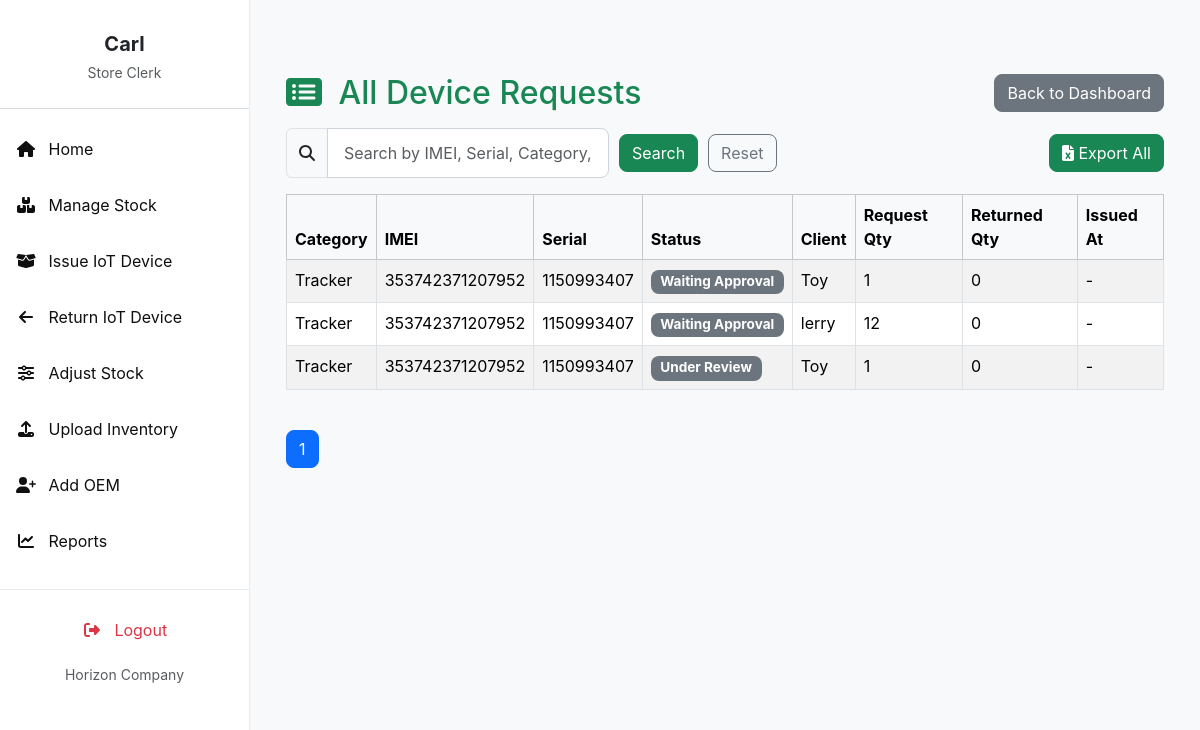
The app's page /reports/total-requests/ (signed in) with its own data.
### invent/models.py (models this page shows, shortened)
class DeviceRequest(models.Model):
    device = models.ForeignKey("Device", on_delete=models.CASCADE, related_name="requests")
    requestor = models.ForeignKey(User, on_delete=models.CASCADE, related_name="device_requests")
    client = models.ForeignKey("Client", on_delete=models.CASCADE,
                               related_name="client_requests", null=True, blank=True)
    branch = models.ForeignKey(Branch, on_delete=models.SET_NULL, null=True, blank=True, related_name="requests")
    country = models.ForeignKey(Country, on_delete=models.SET_NULL, null=True, blank=True)
    imei_no = models.CharField(max_length=50, null=True, blank=True)
    quantity = models.PositiveIntegerField(default=1)
    reason = models.TextField(blank=True, null=True)
    application_date = models.DateField(default=timezone.now)
    payment_proof = models.FileField(upload_to="payment_proofs/", null=True, blank=True)
    STATUS_CHOICES = [
        ('Pending', 'Pending'),
        ('Approved', 'Approved'),
        ('Waiting Approval', 'Waiting Admin Approval'),
        ('Issued', 'Issued'),
        ('Rejected', 'Rejected'),
        ('Cancelled', 'Cancelled'),
        ('Partially Returned', 'Partially Returned'),
        ('Fully Returned', 'Fully Returned'),
    ]
    status = models.CharField(max_length=20, choices=STATUS_CHOICES, default='Pending')
    date_requested = models.DateTimeField(auto_now_add=True)
    date_issued = models.DateTimeField(null=True, blank=True)
    returned_quantity = models.PositiveIntegerField(default=0)
    _original_status = None
    def __init__(self, *args, **kwargs):
        super().__init__(*args, **kwargs)
        self._original_status = self.status

class Device(models.Model):
    STATUS_CHOICES = (
        ('available', 'Available'),
        ('issued', 'Issued'),
        ('returned', 'Returned'),
        ('faulty', 'Faulty'),
    )
    name = models.CharField(max_length=255)
    oem = models.ForeignKey(
        OEM,
        on_delete=models.SET_NULL,
        null=True,
        blank=False,
        related_name='devices'
    )
    product_id = models.CharField(max_length=30, blank=True)
    total_quantity = models.PositiveIntegerField(default=1)
    quantity_issued = models.PositiveIntegerField(default=0)
    imei_no = models.CharField(
        max_length=50, unique=True, null=True, blank=True)
    serial_no = models.CharField(
        max_length=50, unique=True, null=True, blank=True)
    mac_address = models.CharField(
        max_length=50, unique=True, null=True, blank=True)
    category = models.CharField(
        max_length=100, blank=True, help_text="e.g. Laptop or Router")
    manufacturer = models.CharField(max_length=100, blank=True)
    description = models.TextField(blank=True)
    branch = models.ForeignKey(
        Branch, on_delete=models.SET_NULL, null=True, blank=True)
    country = models.ForeignKey(
        Country, on_delete=models.SET_NULL, null=True, blank=True)
    status = models.CharField(
        max_length=20, choices=STATUS_CHOICES, default='available')
    class Meta:
        permissions = [
            ("can_issue_item", "Can issue device to client"),
            ("can_return_item", "Can record device returns"),
        ]

class Client(models.Model):
    name = models.CharField(max_length=255)
    phone_no = models.CharField(max_length=50)
    email = models.EmailField()
    address = models.CharField(max_length=255)

### invent/views.py (the view, shortened to what this page needs)
# urls.py: path('reports/total-requests/', views.total_requests, name='total_requests'),
@login_required
def total_requests(request):
    query = request.GET.get('q', '')
    status_filter = request.GET.get('status', '')
    user = request.user
    if user.is_superuser:
        queryset = DeviceRequest.objects.select_related(
            "device", "client", "requestor").order_by('-date_requested')
    else:
        user_country = getattr(user.profile, "country", None)
        queryset = DeviceRequest.objects.select_related(
            "device", "client", "requestor").filter(branch__country=user_country).order_by('-date_requested')
    if status_filter and status_filter.lower() != 'all':
        queryset = queryset.filter(status=status_filter)
    paginator = Paginator(queryset, 10)
    page_number = request.GET.get('page')
    page_obj = paginator.get_page(page_number)
    context = {
        'page_obj': page_obj,
        'status_filter': status_filter,
    }
    return render(request, 'invent/total_requests.html', context)

### invent/context_processors.py (called while the page is built)
def user_branch(request):
    branch = None
    try:
        if request.user.is_authenticated:
            profile = getattr(request.user, 'profile', None)
            branch = getattr(profile, 'branch', None)
    except Exception:
        branch = None
    return {'user_branch': branch}

### invent/templates/invent/total_requests.html (shortened to what this page needs)
{% extends 'invent/base_store_clerk.html' %}
{% load static %}
{% block content %}
<div class="container mt-4">
<div class="d-flex justify-content-between align-items-center mb-3">
<h2 class="mb-0 text-primary">
<i class="fas fa-list-alt me-2"></i>
{% if status_filter and status_filter.lower != 'all' %}
{{ status_filter }} Items
{% else %}
All Device Requests
{% endif %}
</h2>
<a href="{% url 'store_clerk_dashboard' %}" class="btn btn-secondary">Back to Dashboard</a>
</div>
<div class="d-flex justify-content-between mb-3 align-items-center">
    <form method="get" class="d-flex align-items-center" style="gap: 10px;">
        <div class="input-group">
            <span class="input-group-text"><i class="fas fa-search"></i></span>
            <input type="text" name="q" value="{{ request.GET.q|default:'' }}" class="form-control"
                    placeholder="Search by IMEI, Serial, Category, Client">
        </div>
        <button type="submit" class="btn btn-success">Search</button>
        {% if status_filter and status_filter != 'all' %}
            <a href="{% url 'total_requests' %}?status={{ status_filter }}" class="btn btn-outline-secondary">Reset</a>
        {% else %}
            <a href="{% url 'total_requests' %}" class="btn btn-outline-secondary">Reset</a>
        {% endif %}
    </form>
    <a href="{% url 'export_total_requests' %}?status={{ status_filter|default:'' }}" class="btn btn-success">
        <i class="fas fa-file-excel"></i> Export All
    </a>
</div>
<div class="table-responsive">
    <table class="table table-bordered table-striped">
        <thead class="table-light">
            <tr>
                <th>Category</th>
                <th>IMEI</th>
                <th>Serial</th>
                <th>Status</th>
                <th>Client</th>
                <th>Request Qty</th>
                <th>Returned Qty</th>
                <th>Issued At</th>
            </tr>
        </thead>
        <tbody>
            {% for req in page_obj %}
            <tr>
                <td>{{ req.device.category }}</td>
                <td>{{ req.device.imei_no }}</td>
                <td>{{ req.device.serial_no|default:"-" }}</td>
                <td>
                    {% if req.status == "Issued" %}
                        <span class="badge bg-info text-dark">{{ req.status }}</span>
                    {% elif req.status == "Pending" %}
                        <span class="badge bg-warning text-dark">{{ req.status }}</span>
                    {% elif req.status == "Approved" %}
                        <span class="badge bg-success">{{ req.status }}</span>
                    {% elif req.status == "Rejected" %}
                        <span class="badge bg-danger">{{ req.status }}</span>
                    {% elif req.status == "Returned" %}
                        <span class="badge bg-primary">{{ req.status }}</span>
                    {% else %}
                        <span class="badge bg-secondary">{{ req.status }}</span>
                    {% endif %}
                </td>
                <td>{{ req.client.name|default:"-" }}</td>
                <td>{{ req.quantity }}</td>
                <td>{{ req.returned_quantity }}</td>
                <td>{{ req.date_issued|date:"Y-m-d H:i"|default:"-" }}</td>
            </tr>
            {% empty %}
            <tr>
                <td colspan="8" class="text-center">No device requests found.</td>
            </tr>
            {% endfor %}
        </tbody>
    </table>
</div>
<div class="pagination mt-4 text-center">
    <ul class="list-unstyled d-inline-flex gap-2">
        {% for num in page_obj.paginator.page_range %}
            {% if page_obj.number == num %}
                <li><span class="btn btn-primary">{{ num }}</span></li>
            {% else %}
                <li>
                    <a href="?page={{ num }}{% if request.GET.q %}&q={{ request.GET.q }}{% endif %}{% if status_filter %}&status={{ status_filter }}{% endif %}" class="btn btn-outline-secondary">{{ num }}</a>
                </li>
            {% endif %}
        {% endfor %}
    </ul>
</div>
</div>
{% endblock %}

### invent/templates/invent/base_store_clerk.html (shortened to what this page needs)
<!DOCTYPE html>
<html lang="en">
    {% if user_branch %}
  <span class="badge bg-info text-dark">Branch: {{ user_branch.name }}</span>
{% else %}
  <span class="text-muted">Branch: Unassigned</span>
{% endif %}
<head>
    <link href="https://cdn.jsdelivr.net/npm/bootstrap@5.3.3/dist/css/bootstrap.min.css" rel="stylesheet">
    <link href="https://cdnjs.cloudflare.com/ajax/libs/font-awesome/6.4.0/css/all.min.css" rel="stylesheet">
    <link href="https://cdn.jsdelivr.net/npm/select2@4.1.0-rc.0/dist/css/select2.min.css" rel="stylesheet" />
    <link href="https://cdn.jsdelivr.net/npm/select2-bootstrap-5-theme@1.3.0/dist/select2-bootstrap-5-theme.min.css" rel="stylesheet" />
</head>
<body>
    <nav id="sidebarMenu" class="sidebar-wrapper collapse d-md-block">
        <div class="sidebar-content">
            <div class="text-center mb-4 pt-3">
                <h5 class="fw-bold mb-1 text-dark">{{ user.first_name|default:user.username }}</h5>
                <small class="text-muted">Store Clerk</small>
            </div>
            <hr class="border-secondary opacity-25" />
            <ul class="nav flex-column">
                <li class="nav-item mb-2">
                    <a class="nav-link {% if request.resolver_match.url_name == 'store_clerk_dashboard' %}active{% endif %}" href="{% url 'store_clerk_dashboard' %}">
                       <i class="fas fa-fw fa-home me-2"></i> Home
                    </a>
                </li>
                <li class="nav-item mb-2">
                    <a class="nav-link {% if request.resolver_match.url_name == 'manage_stock' %}active{% endif %}" href="{% url 'manage_stock' %}">
                        <i class="fas fa-fw fa-boxes me-2"></i> Manage Stock
                    </a>
                </li>
                <li class="nav-item mb-2 d-flex justify-content-between align-items-center">
                    <a class="nav-link {% if request.resolver_match.url_name == 'issue_device' %}active{% endif %}" href="{% url 'issue_device' %}">
                        <i class="fas fa-fw fa-box-open me-2"></i> Issue IoT Device
                    </a>
                </li>
                <li class="nav-item mb-2">
                    <a class="nav-link {% if request.resolver_match.url_name == 'return_device' %}active{% endif %}" href="{% url 'return_device' %}">
                        <i class="fas fa-fw fa-arrow-left me-2"></i> Return IoT Device
                    </a>
                </li>
                <li class="nav-item mb-2">
                    <a class="nav-link {% if request.resolver_match.url_name == 'adjust_stock' %}active{% endif %}" href="{% url 'adjust_stock' %}">
                        <i class="fas fa-fw fa-sliders-h me-2"></i> Adjust Stock
                    </a>
                </li>
                <li class="nav-item mb-2">
                    <a class="nav-link {% if 'admin:invent_device_changelist' in request.resolver_match.view_name %}active{% endif %}" href="{% url 'admin:invent_device_changelist' %}">
                        <i class="fas fa-fw fa-upload me-2"></i> Upload Inventory
                    </a>
                </li>
                <li class="nav-item mb-2">
                    <a class="nav-link {% if request.resolver_match.url_name == 'add_oem' %}active{% endif %}" href="{% url 'add_oem' %}">
                        <i class="fas fa-fw fa-user-plus me-2"></i> Add OEM
                    </a>
                </li>
                <li class="nav-item mb-2">
                    <a class="nav-link {% if request.resolver_match.url_name == 'reports' %}active{% endif %}" href="{% url 'reports' %}">
                        <i class="fas fa-fw fa-chart-line me-2"></i> Reports
                    </a>
                </li>
            </ul> </div>
        <div class="sidebar-bottom">
            <ul class="nav flex-column mb-2">
                <li class="nav-item">
                    <a class="nav-link text-danger logout-link" href="{% url 'logout' %}">
                        <i class="fas fa-fw fa-right-from-bracket me-2"></i> Logout
                    </a>
                </li>
            </ul>
            <small class="text-muted">Horizon Company</small>
        </div>
    </nav>
    <main class="main-content">
        {% block content %}{% endblock %}
    </main>
</body>
</html>

### invent/templates/invent/base_store_clerk.html (style rules this page uses)
:root { --bs-primary: #198754; --bs-primary-rgb: 25, 135, 84; --bs-btn-primary-color: #fff; --bs-btn-primary-bg: var(--bs-primary); --bs-btn-primary-border-color: var(--bs-primary); --bs-btn-primary-hover-bg: #157347; --bs-btn-primary-hover-border-color: #146c43; --bs-btn-primary-active-bg: #13653f; --bs-btn-primary-active-border-color: #125f3c; --bs-link-color: var(--bs-primary); --bs-link-hover-color: #157347; --sidebar-bg: white; --sidebar-text: #0f0f0f; --sidebar-active: #178526; --sidebar-hover: #15b33c; }
body { font-family: 'Inter', sans-serif; background-color: #f8f9fa; margin: 0; }
.sidebar-wrapper { position: fixed; top: 0; bottom: 0; left: 0; width: 250px; background-color: var(--sidebar-bg); color: var(--sidebar-text); border-right: 1px solid #e9ecef; z-index: 1030; display: flex; flex-direction: column; }
.sidebar-content { flex-grow: 1; overflow-y: auto; padding-top: 1rem; padding-bottom: 1rem; max-height: calc(100vh - 120px); scrollbar-width: thin; scrollbar-color: var(--bs-primary) #f1f1f1; }
.sidebar-wrapper .nav-link { color: var(--sidebar-text); padding: 0.75rem 1rem; border-radius: 0.5rem; transition: background-color 0.2s ease, color 0.2s ease; }
.sidebar-wrapper .nav-link.text-danger { color: #dc3545 !important; }
.sidebar-bottom { padding-top: 1rem; padding-bottom: 1rem; text-align: center; border-top: 1px solid #e9ecef; }
.main-content { margin-left: 250px; padding: 1.5rem; min-height: 100vh; overflow-x: hidden; transition: margin-left 0.3s ease-in-out; }
.btn { border-radius: 0.5rem; }
.badge { border-radius: 0.5rem; padding: 0.4em 0.7em; font-size: 0.85em; }
.table thead th { border-bottom: none; }
.table tbody tr:last-child td { border-bottom: none; }
.form-control, .form-select { border-radius: 0.5rem; border-color: #ced4da; padding: 0.75rem 1rem; }

### records on screen
DeviceRequest: device.category "Tracker", device.imei_no "353742371207952", device.serial_no "1150993407", status "Waiting Approval", client.name "Toy", quantity "1", returned_quantity "0", date_issued "-"
DeviceRequest: device.category "Tracker", device.imei_no "353742371207952", device.serial_no "1150993407", status "Waiting Approval", client.name "lerry", quantity "12", returned_quantity "0", date_issued "-"
DeviceRequest: device.category "Tracker", device.imei_no "353742371207952", device.serial_no "1150993407", status "Under Review", client.name "Toy", quantity "1", returned_quantity "0", date_issued "-"

### other values on screen
{{ user.first_name|default:user.username }} "Carl"
{{ num }} "1"
